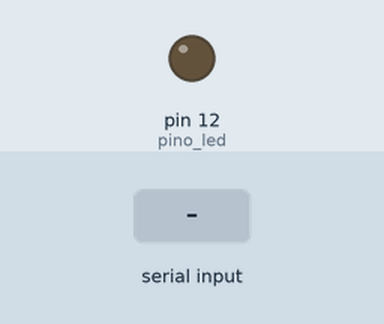
Simulated run of this sketch. Board: Arduino Uno, built with avr-gcc and run on an emulated ATmega328P. Parts: output pins drawn as LEDs (lit = HIGH). The test bench sets the inputs (shaded band).

Above: at 1.2 s.
1.3 s: "1" received over Serial
At 2.5 s:
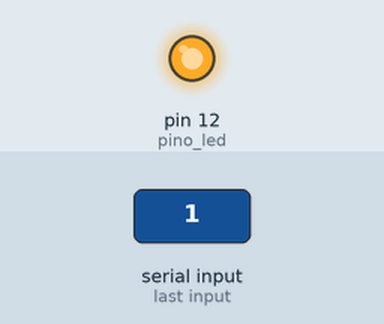
2.8 s: "0" received over Serial
At 3.7 s:
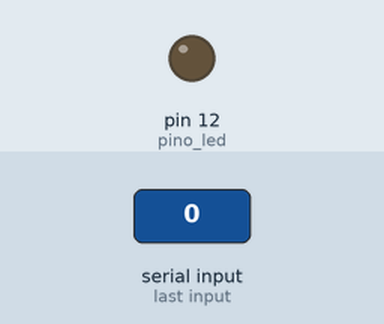
Timing chart, 0 to 5.8 s (numbered marks = the images above; inputs shaded):
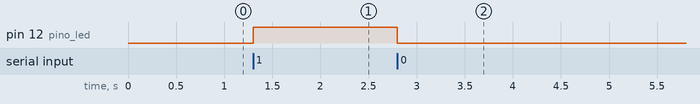

The sketch:

liga_desliga_led.ino
```cpp
int status_led = 0;
const int pino_led = 12;

void setup() {
  Serial.begin(9600);
  pinMode(pino_led, OUTPUT);
  digitalWrite(pino_led, LOW);
}

void loop() {

  if(Serial.available()>0){

    status_led = Serial.read();

    if(status_led == '0'){

      digitalWrite(pino_led, LOW);

    }else if(status_led == '1'){

      digitalWrite(pino_led, HIGH);

    }
  }
}
```

Measured:
- after the input at 1.3 s, pin 12 (pino_led): LOW → HIGH at once
- after the input at 2.8 s, pin 12 (pino_led): HIGH → LOW at once
